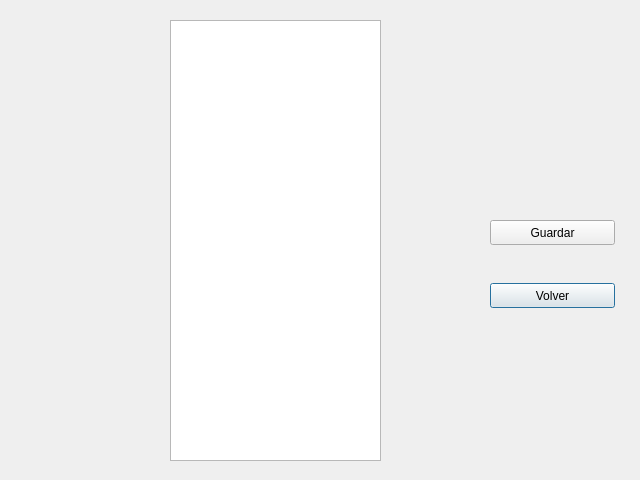
<?xml version="1.0" encoding="UTF-8"?>
<ui version="4.0">
 <class>dialog_estrellas_mundiales</class>
 <widget class="QDialog" name="dialog_estrellas_mundiales">
  <property name="geometry">
   <rect>
    <x>0</x>
    <y>0</y>
    <width>640</width>
    <height>480</height>
   </rect>
  </property>
  <property name="windowTitle">
   <string>Dialog</string>
  </property>
  <widget class="QTableView" name="tableView_jugadores">
   <property name="geometry">
    <rect>
     <x>170</x>
     <y>20</y>
     <width>211</width>
     <height>441</height>
    </rect>
   </property>
   <property name="editTriggers">
    <set>QAbstractItemView::NoEditTriggers</set>
   </property>
  </widget>
  <widget class="QPushButton" name="btn_volver">
   <property name="geometry">
    <rect>
     <x>490</x>
     <y>283</y>
     <width>125</width>
     <height>25</height>
    </rect>
   </property>
   <property name="text">
    <string>Volver</string>
   </property>
  </widget>
  <widget class="QPushButton" name="btn_guardar">
   <property name="geometry">
    <rect>
     <x>490</x>
     <y>220</y>
     <width>125</width>
     <height>25</height>
    </rect>
   </property>
   <property name="text">
    <string>Guardar</string>
   </property>
  </widget>
 </widget>
 <resources/>
 <connections>
  <connection>
   <sender>btn_volver</sender>
   <signal>clicked()</signal>
   <receiver>dialog_estrellas_mundiales</receiver>
   <slot>close()</slot>
   <hints>
    <hint type="sourcelabel">
     <x>552</x>
     <y>295</y>
    </hint>
    <hint type="destinationlabel">
     <x>319</x>
     <y>239</y>
    </hint>
   </hints>
  </connection>
  <connection>
   <sender>btn_guardar</sender>
   <signal>clicked()</signal>
   <receiver>dialog_estrellas_mundiales</receiver>
   <slot>accept()</slot>
   <hints>
    <hint type="sourcelabel">
     <x>552</x>
     <y>232</y>
    </hint>
    <hint type="destinationlabel">
     <x>319</x>
     <y>239</y>
    </hint>
   </hints>
  </connection>
 </connections>
</ui>
